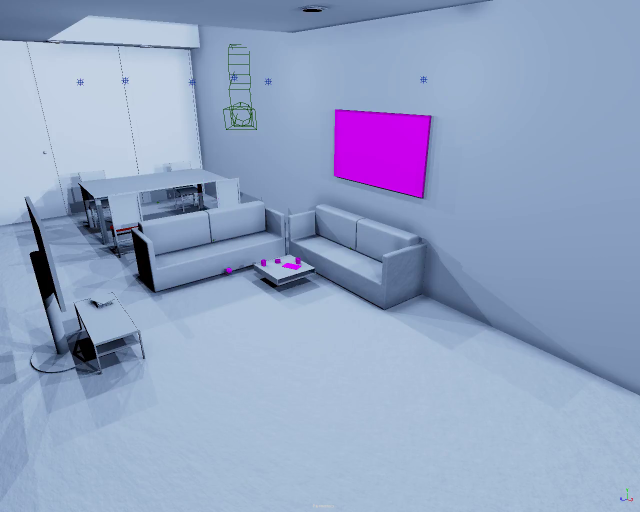
#> input picture Data/sim_data/example_im.png, 1280 x 1024 px (shown at 1/2 size)
$ python -i HSV_Treshhold_check.py   (imports and definitions only)
#> lines starting #> are read from the running program, lines starting #| are printed output that depends on the picture; after the words box and inside, x2 and y2 are one past the last pixel; in counts of white or black regions, pixels touching at a corner belong together
import cv2
import numpy as np

class HueSegmentationTool:
    """
    A tool for interactive hue-based segmentation of an image using OpenCV trackbars.

    This tool allows the user to adjust HSV thresholds dynamically and view the original
    and segmented images side-by-side in real-time.
    """

    def __init__(self, image_path: str):
        """
        Initializes the segmentation tool by loading an image and setting up trackbars.

        Args:
            image_path (str): The path to the input image.
        """
#> called with image_path = 'Data/sim_data/example_im.png'
        self.image_path = image_path
        self.img = cv2.imread(image_path)
#> self.img is the input picture: shape (1024, 1280, 3); mean B, G, R 196, 163.5, 147.5
        if self.img is None:
            raise ValueError(f"Could not load the image: {image_path}")

        self.hsv = cv2.cvtColor(self.img, cv2.COLOR_BGR2HSV)
#> self.hsv: shape (1024, 1280, 3); mean H, S, V 107.7, 71.1, 196.1
        self.window_name = "Hue Segmentation"

        self._setup_trackbars()

    def _setup_trackbars(self):
        """
        Sets up HSV threshold trackbars in a dedicated OpenCV window.
        """
        cv2.namedWindow(self.window_name, cv2.WINDOW_NORMAL)
        cv2.resizeWindow(self.window_name, 400, 300)

        cv2.createTrackbar("Hue Min", self.window_name, 0, 179, lambda x: None)
#> slider 'Hue Min' is set to 35
        cv2.createTrackbar("Hue Max", self.window_name, 179, 179, lambda x: None)
        cv2.createTrackbar("Sat Min", self.window_name, 0, 255, lambda x: None)
#> slider 'Sat Min' is set to 51
        cv2.createTrackbar("Sat Max", self.window_name, 255, 255, lambda x: None)
        cv2.createTrackbar("Val Min", self.window_name, 0, 255, lambda x: None)
#> slider 'Val Min' is set to 51
        cv2.createTrackbar("Val Max", self.window_name, 255, 255, lambda x: None)

    def _get_trackbar_values(self):
        """
        Retrieves the current values of the HSV trackbars.

        Returns:
            tuple: Lower and upper HSV threshold arrays.
        """
        h_min = cv2.getTrackbarPos("Hue Min", self.window_name)
        h_max = cv2.getTrackbarPos("Hue Max", self.window_name)
        s_min = cv2.getTrackbarPos("Sat Min", self.window_name)
        s_max = cv2.getTrackbarPos("Sat Max", self.window_name)
        v_min = cv2.getTrackbarPos("Val Min", self.window_name)
        v_max = cv2.getTrackbarPos("Val Max", self.window_name)
        return np.array([h_min, s_min, v_min]), np.array([h_max, s_max, v_max])

    def run(self):
        """
        Runs the main loop to display the original and segmented images side-by-side.

        Controls:
            ESC or 'q' - Exit the tool.
        """
        print("Controls:\n  ESC or 'q' = quit")

        while True:
            lower, upper = self._get_trackbar_values()

            mask = cv2.inRange(self.hsv, lower, upper)
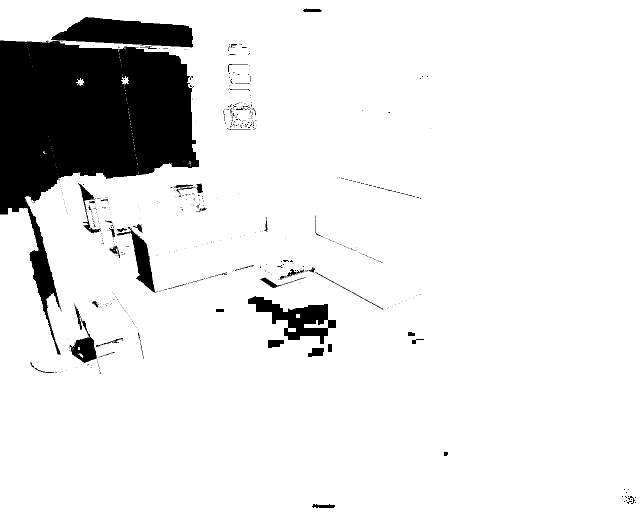
#> mask: shape (1024, 1280) (shown at 1/2 size); 89.5% white; 584 black regions (528 under 20 px), largest, box (x1, y1, x2, y2) and area: (0, 81, 398, 709) 107368, (102, 34, 386, 95) 11492, (496, 592, 672, 688) 6703
            result = cv2.bitwise_and(self.img, self.img, mask=mask)
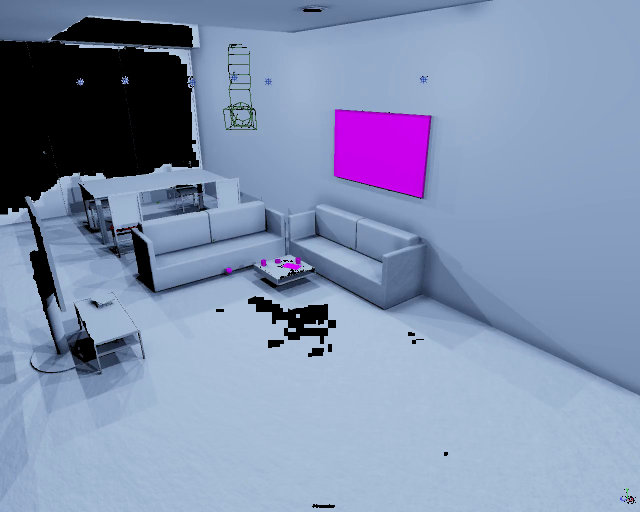
#> result: shape (1024, 1280, 3) (shown at 1/2 size); mean B, G, R 174.7, 144.1, 129.6

            img_resized = cv2.resize(self.img, (self.img.shape[1] // 2, self.img.shape[0] // 2))
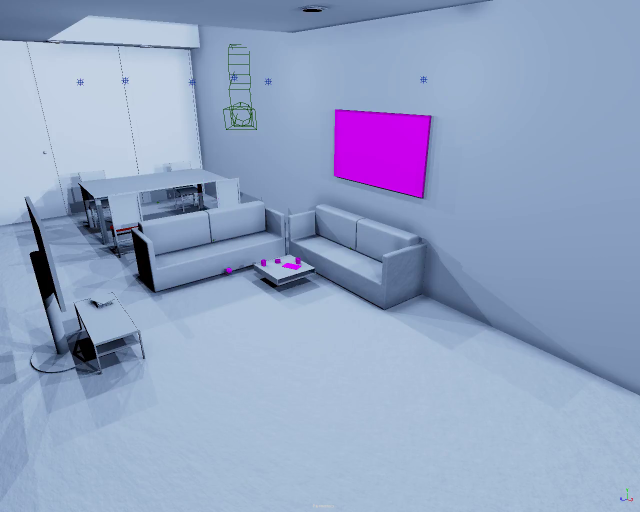
#> img_resized: shape (512, 640, 3); mean B, G, R 196.1, 163.5, 147.6
            result_resized = cv2.resize(result, (result.shape[1] // 2, result.shape[0] // 2))
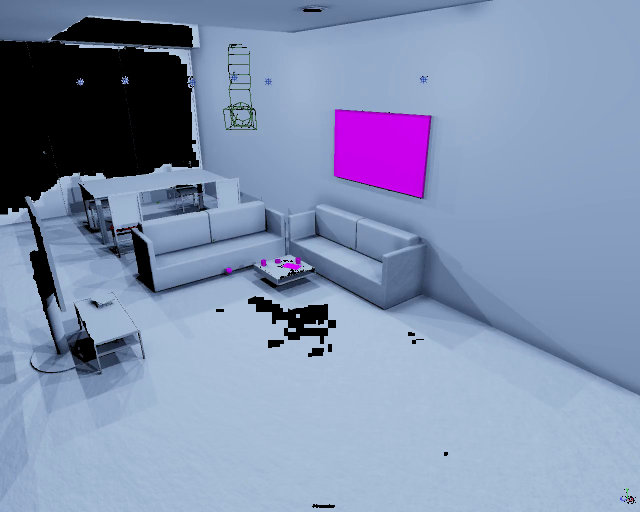
#> result_resized: shape (512, 640, 3); mean B, G, R 174.8, 144.2, 129.7
            combined = np.hstack((img_resized, result_resized))
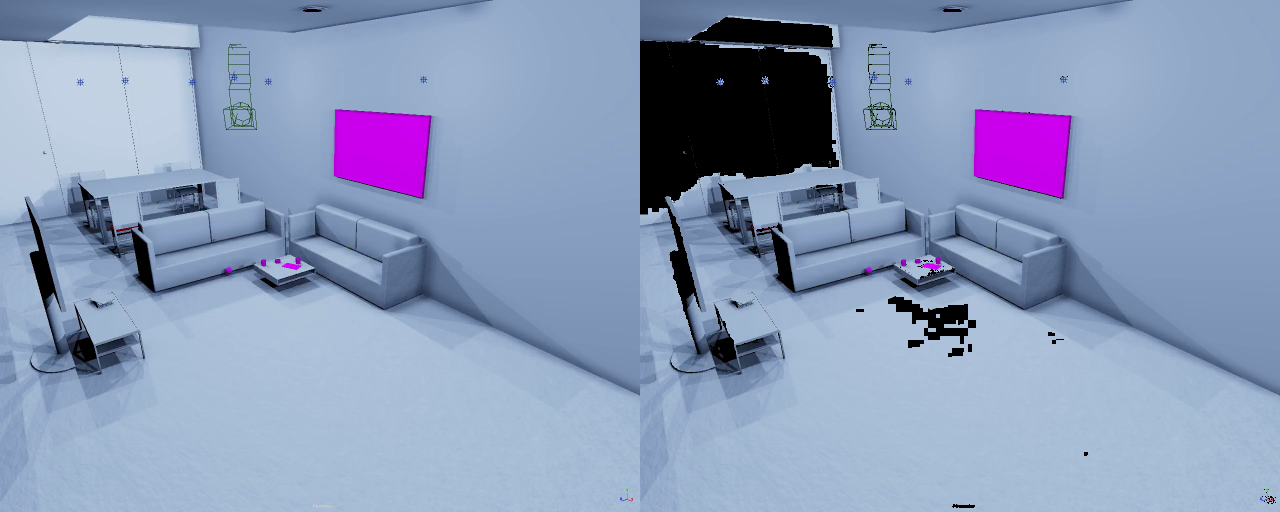
#> combined: shape (512, 1280, 3); mean B, G, R 185.4, 153.8, 138.6

            cv2.imshow(self.window_name, combined)

            key = cv2.waitKey(1) & 0xFF
#> (key q is pressed here)
            if key == 27 or key == ord('q'):
                break

        cv2.destroyAllWindows()

# Example usage:
# tool = HueSegmentationTool("path_to_your_image.jpg")
# tool.run()

>>> result = HueSegmentationTool('Data/sim_data/example_im.png').run()
